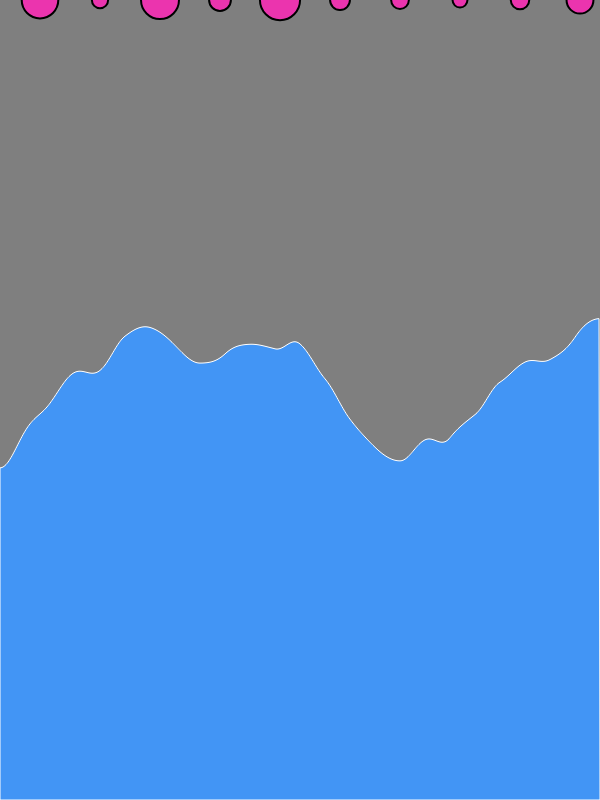
Frame 1 (no input)
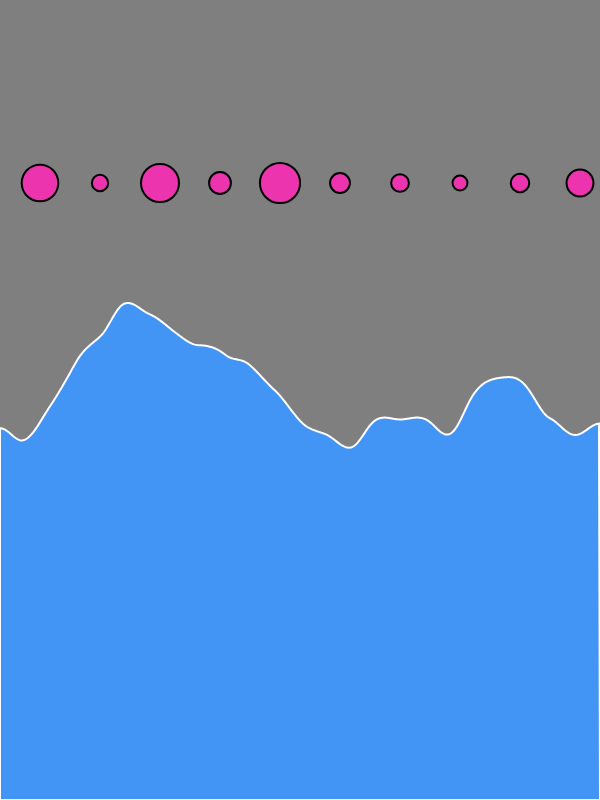
Frame 60 (no input)
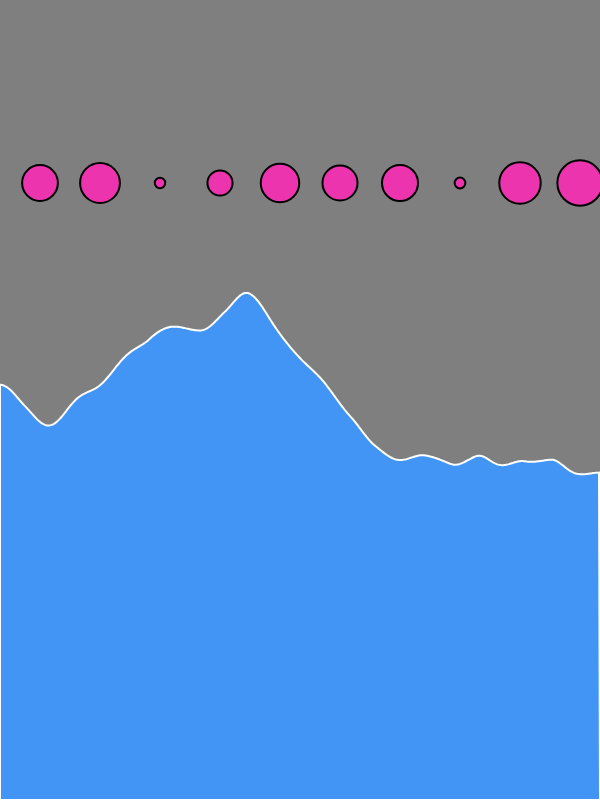
Frame 120 (the mouse pressed at the canvas centre since frame 60)

The p5.js sketch that drew these frames (run headless with seeded random() and noise() and a simulated clock; from frame 60 on, the mouse is pressed at the canvas centre):

// p5.js sketch
// ── sketch.js
// The Nature of Code
// Daniel Shiffman
// http://natureofcode.com
// Adapted for Bush School IDMD Class
// Chandru Narayan

// Forces (Gravity and Fluid Resistence) with Vectors

// Demonstration of multiple force acting on bodies (Mover class)
// Bodies experience gravity continuously
// Bodies experience fluid resistance when in "water"

// Five moving bodies
let movers = [];
let maxMovers = 10;

// Liquid
let liquid;

function setup() {
  createCanvas(600, 800);
  reset();
  // Create liquid object
  liquid = new Liquid(0, height / 2, width, height / 2, 0.1);

  createP("click mouse to reset");
}

function draw() {
  background(127);

  // Draw water
  liquid.display();
  //liquid.updateSurface();

  for (let i = 0; i < movers.length; i++) {

    // Is the Mover in the liquid?
    if (liquid.contains(movers[i])) {
      // Calculate drag force
      let dragForce = liquid.calculateDrag(movers[i]);
      // Apply drag force to Mover
      movers[i].applyForce(dragForce);
    }

    // Gravity is scaled by mass here!
    let gravity = createVector(0, 0.1 * movers[i].mass);
    // Apply gravity
    movers[i].applyForce(gravity);

    // Update and display
    movers[i].update();
    movers[i].display();
    movers[i].checkEdges();
  }

}


// Not working???
function mousePressed() {
  reset();
}

// Restart all the Mover objects randomly
function reset() {
  for (let i = 0; i < maxMovers; i++) {
    movers[i] = new Mover(40 + i * width/maxMovers, 0, random(0.5, 3));
  }
}
// ── liquid.js
// The Nature of Code
// Daniel Shiffman
// http://natureofcode.com

let yoff = 0;
let inc = 0.005;
let surf;

class Liquid {
  constructor(x, y, w, h, c) {
    this.x = x;
    this.y = y;
    this.w = w;
    this.h = h;
    this.c = c;
    this.surf = [];
  }

  // Is the Mover in the Liquid?
  contains(mover) {
    let l = mover.position;
    return l.x > this.x && l.x < this.x + this.w &&
      l.y > this.surf[l.x] && l.y < this.surf[l.x] + this.h;
  }

  // Calculate drag force
  calculateDrag(mover) {
    // Magnitude is coefficient * speed squared
    let speed = mover.velocity.mag();
    let dragMagnitude = this.c * speed * speed;

    // Direction is inverse of velocity
    let dragForce = mover.velocity.copy();
    dragForce.mult(-1);

    // Scale according to magnitude
    // dragForce.setMag(dragMagnitude);
    dragForce.normalize();
    dragForce.mult(dragMagnitude);
    return dragForce;
  }

  display() {
    noStroke();
    fill(66, 149, 245);
    //stroke(255);
    //noFill();
    beginShape();
    let xoff = 0;
    for (var x = 0; x < width; x++) {
      stroke(255);
      let y = map(noise(xoff, yoff), 0, 1, 200, 600);
      vertex(x, y);
      this.surf[x] = y;
      xoff += inc;
    }
    yoff += 0.01;
    vertex(width, height);
    vertex(0, height);
    endShape(CLOSE);

  }
}
// ── mover.js
// The Nature of Code
// Daniel Shiffman
// http://natureofcode.com

class Mover {
  constructor(x, y, mass) {
    this.mass = mass;
    this.radius = mass * 8;
    this.position = createVector(x, y);
    this.velocity = createVector(0, 0);
    this.acceleration = createVector(0, 0);
  }
  // Newton's 2nd law: F = M * A
  // or A = F / M
  applyForce(force) {
    let f = p5.Vector.div(force, this.mass);
    this.acceleration.add(f);
  }

  update() {
    // Velocity changes according to acceleration
    this.velocity.add(this.acceleration);
    // position changes by velocity
    this.position.add(this.velocity);
    // We must clear acceleration each frame
    this.acceleration.mult(0);
  }

  display() {
    stroke(0);
    strokeWeight(2);
    fill(235, 52, 174);
    ellipse(this.position.x, this.position.y, this.radius * 2);
  }

  // Bounce off bottom of window
  checkEdges() {
    if (this.position.y > height - this.radius) {
      this.velocity.y *= -0.9; // A little dampening when hitting the bottom
      this.position.y = height - this.radius;
    }
  }
}
